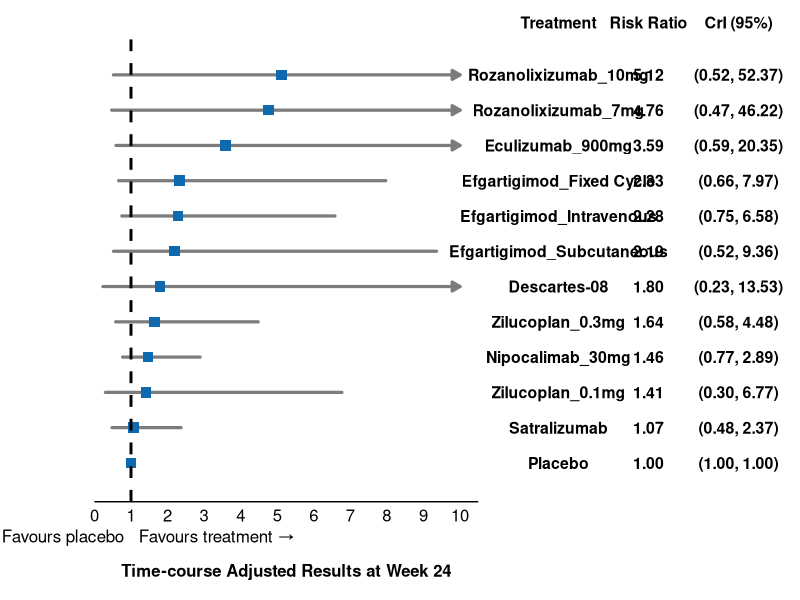
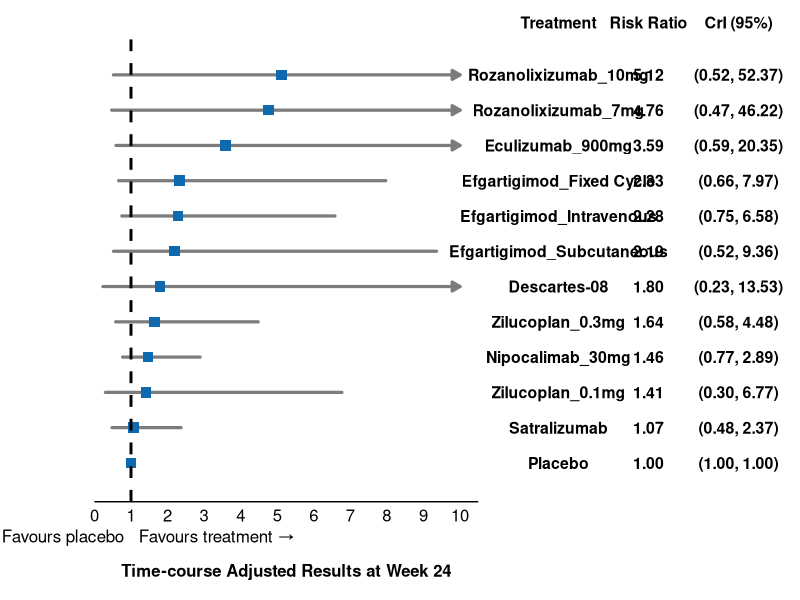

R code for these plots, in order:
library(tidyverse)
library(patchwork)

# suitably use setwd()
df <- openxlsx::read.xlsx("Table_04_MG_ADL_0_or_1.xlsx")

# Preserve top-to-bottom order in the plot
df$Treatment <- factor(df$Treatment, levels = rev(df$Treatment))

# Label column combining RR and CrI, formatted with fixed decimals
df$RR_label  <- sprintf("%.2f", df$RR)
df$CrI_label <- sprintf("(%.2f, %.2f)", df$lower, df$upper)

# ---- Shared theme elements for row alignment ----
n <- nrow(df)

# ---- Axis limits & arrow logic ----
# Any CI that extends past these limits is truncated and gets an arrowhead
# on the truncated end(s) instead of running off the plot.
xlim_low  <- 0
xlim_high <- 10

df <- df %>%
  mutate(
    left_clip  = lower < xlim_low,
    right_clip = upper > xlim_high,
    seg_x      = ifelse(left_clip, xlim_low, lower),
    seg_xend   = ifelse(right_clip, xlim_high, upper)
  )

seg_none  <- filter(df, !left_clip & !right_clip)
seg_left  <- filter(df,  left_clip & !right_clip)
seg_right <- filter(df, !left_clip &  right_clip)
seg_both  <- filter(df,  left_clip &  right_clip)

arrow_spec <- function(ends) {
  arrow(angle = 30, length = unit(0.09, "inches"), ends = ends, type = "closed")
}

# ---- Forest plot (left panel)

p_forest <- ggplot(df, aes(x = RR, y = Treatment)) +
  # CI segments split by truncation status, each with the correct arrow ends
  geom_segment(
    data = seg_none,
    aes(x = seg_x, xend = seg_xend, y = Treatment, yend = Treatment),
    color = "#7C7C7C", linewidth = 1.1, lineend = "round"
  ) +
  geom_segment(
    data = seg_left,
    aes(x = seg_x, xend = seg_xend, y = Treatment, yend = Treatment),
    color = "#7C7C7C", linewidth = 1.1, lineend = "round", arrow = arrow_spec("first")
  ) +
  geom_segment(
    data = seg_right,
    aes(x = seg_x, xend = seg_xend, y = Treatment, yend = Treatment),
    color = "#7C7C7C", linewidth = 1.1, lineend = "round", arrow = arrow_spec("last")
  ) +
  geom_segment(
    data = seg_both,
    aes(x = seg_x, xend = seg_xend, y = Treatment, yend = Treatment),
    color = "#7C7C7C", linewidth = 1.1, lineend = "round", arrow = arrow_spec("both")
  ) +
  geom_point(size = 3.2, shape = 15, colour = "#0F69AF") +
  geom_vline(xintercept = 1,
             linetype = "dashed",
             color = "black",
             linewidth = 1) +
  annotate("text", x = 1, y = -0.15, label = "\u2190 Favours placebo",
           hjust = 1.05, vjust = 3, size = 4.3, color = "black") +
  annotate("text", x = 1, y = -0.15, label = "Favours treatment \u2192",
           hjust = -0.05, vjust = 3, size = 4.3, color = "black") +
  scale_x_continuous(
    breaks = seq(xlim_low, xlim_high, 1), # tweak
    limits = c(xlim_low, xlim_high + 0.5), # tweak
    expand = c(0, 0)
  ) +
  # Lock the y-axis order explicitly. Without this, splitting the CI lines
  # into several geom_segment() layers (one per clip scenario) can cause
  # ggplot to reorder the discrete y-axis based on which layer first
  # introduces each treatment, since each layer only holds a subset of rows.
  scale_y_discrete(limits = levels(df$Treatment), drop = FALSE) +
  labs(x = "Time-course Adjusted Results at Week 24", y = NULL) +
  coord_cartesian(ylim = c(0.5, n + 0.5), clip = "off") +
  theme_minimal(base_size = 11) +
  theme(
    panel.grid.minor = element_blank(),
    panel.grid.major.y = element_blank(),
    panel.grid.major.x = element_blank(),
    axis.text.y = element_blank(),
    axis.ticks.y = element_blank(),
    axis.text.x = element_text(size = 12, color = "black"),
    axis.line.x = element_line(),
    axis.title.x = element_text(size = 12, face = "bold", margin = margin(t = 16), vjust = -3),
    plot.margin = margin(t = 5, r = 4, b = 20, l = 60),
    plot.background  = element_blank(),
    panel.background = element_blank(),
    legend.background = element_blank(),
    legend.box.background = element_blank()
  )

# ---- Table panel (right side): Treatment | Risk Ratio | CrI (95%) ----
# Build a long-format data frame so all three "columns" share the same y-axis
# and therefore stay row-aligned with the forest plot via patchwork.

tbl <- data.frame(
  Treatment = rep(df$Treatment, 3),
  col = factor(rep(c("Treatment", "Risk Ratio", "CrI (95%)"), each = n),
               levels = c("Treatment", "Risk Ratio", "CrI (95%)")),
  label = c(as.character(df$Treatment), df$RR_label, df$CrI_label)
)

p_table <- ggplot(tbl, aes(x = col, y = Treatment, label = label)) +
  geom_text(size = 4.0, color = "black", hjust = 0.5, fontface = "bold") +
  scale_x_discrete(position = "top") +
  scale_y_discrete(limits = levels(df$Treatment), drop = FALSE) +
  coord_cartesian(ylim = c(0.5, n + 0.5), clip = "off") +
  theme_void(base_size = 11) +
  theme(
    axis.text.x.top = element_text(size = 11.5, face = "bold", color = "black",
                                   margin = margin(b = 4)),
    plot.margin = margin(t = 5, r = 0, b = 10, l = 15)
  )

# ---- Combine: forest plot (left) + table (right), rows aligned ----
final_plot <- p_forest + p_table +
  plot_layout(widths = c(1, 0.75)) + # tweak
  plot_annotation(
    theme = theme(
      plot.background = element_rect(
        fill = "transparent",
        colour = NA
      ),
      panel.background = element_rect(
        fill = "transparent",
        colour = NA
      )
    )
  )

final_plot

# suitably use setwd()
ggsave("FP_04_MG_ADL_0_or_1.png",
       final_plot,
       width = 12.5,
       height = 5.5,
       dpi = 2000,
       bg = "transparent")
